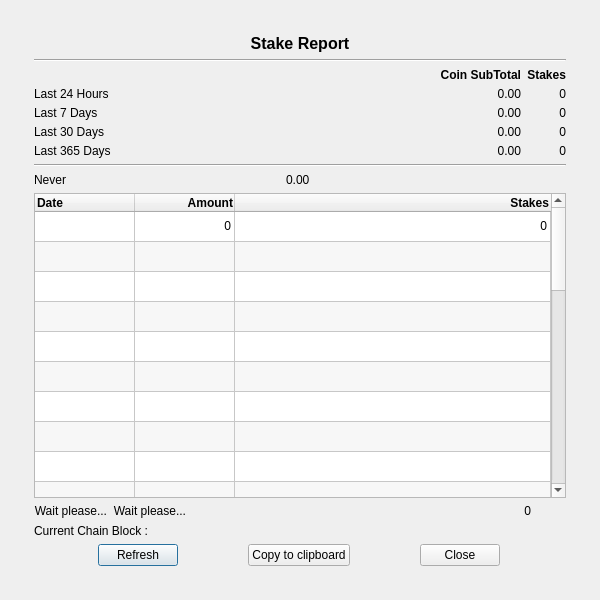
<?xml version="1.0" encoding="UTF-8"?>
<ui version="4.0">
 <class>StakeReportDialog</class>
 <widget class="QDialog" name="StakeReportDialog">
  <property name="geometry">
   <rect>
    <x>0</x>
    <y>0</y>
    <width>600</width>
    <height>600</height>
   </rect>
  </property>
  <property name="minimumSize">
   <size>
    <width>600</width>
    <height>600</height>
   </size>
  </property>
  <property name="maximumSize">
   <size>
    <width>600</width>
    <height>600</height>
   </size>
  </property>
  <property name="windowTitle">
   <string>Stake Report</string>
  </property>
  <property name="modal">
   <bool>false</bool>
  </property>
  <layout class="QGridLayout" name="gridLayout_2">
   <item row="0" column="0">
    <widget class="QFrame" name="frame">
     <property name="minimumSize">
      <size>
       <width>550</width>
       <height>550</height>
      </size>
     </property>
     <property name="maximumSize">
      <size>
       <width>550</width>
       <height>550</height>
      </size>
     </property>
     <property name="frameShape">
      <enum>QFrame::NoFrame</enum>
     </property>
     <property name="frameShadow">
      <enum>QFrame::Plain</enum>
     </property>
     <property name="lineWidth">
      <number>0</number>
     </property>
     <layout class="QVBoxLayout" name="verticalLayout">
      <item>
       <widget class="QLabel" name="label">
        <property name="minimumSize">
         <size>
          <width>200</width>
          <height>0</height>
         </size>
        </property>
        <property name="font">
         <font>
          <pointsize>12</pointsize>
          <weight>75</weight>
          <bold>true</bold>
         </font>
        </property>
        <property name="toolTip">
         <string>Earnings made by stake over time</string>
        </property>
        <property name="frameShape">
         <enum>QFrame::NoFrame</enum>
        </property>
        <property name="frameShadow">
         <enum>QFrame::Sunken</enum>
        </property>
        <property name="lineWidth">
         <number>2</number>
        </property>
        <property name="midLineWidth">
         <number>3</number>
        </property>
        <property name="text">
         <string>Stake Report</string>
        </property>
        <property name="alignment">
         <set>Qt::AlignHCenter|Qt::AlignTop</set>
        </property>
       </widget>
      </item>
      <item>
       <widget class="Line" name="line">
        <property name="orientation">
         <enum>Qt::Horizontal</enum>
        </property>
       </widget>
      </item>
      <item>
       <layout class="QGridLayout" name="gridLayout" columnstretch="3,0,0">
        <property name="verticalSpacing">
         <number>5</number>
        </property>
        <item row="0" column="1">
         <widget class="QLabel" name="L_Coin">
          <property name="font">
           <font>
            <pointsize>9</pointsize>
            <weight>75</weight>
            <bold>true</bold>
           </font>
          </property>
          <property name="text">
           <string>Coin SubTotal</string>
          </property>
          <property name="alignment">
           <set>Qt::AlignRight|Qt::AlignTrailing|Qt::AlignVCenter</set>
          </property>
          <property name="margin">
           <number>4</number>
          </property>
         </widget>
        </item>
        <item row="0" column="2">
         <widget class="QLabel" name="label_3">
          <property name="font">
           <font>
            <pointsize>9</pointsize>
            <weight>75</weight>
            <bold>true</bold>
           </font>
          </property>
          <property name="toolTip">
           <string>Blocks Staked</string>
          </property>
          <property name="text">
           <string>Stakes</string>
          </property>
          <property name="alignment">
           <set>Qt::AlignRight|Qt::AlignTrailing|Qt::AlignVCenter</set>
          </property>
          <property name="margin">
           <number>4</number>
          </property>
         </widget>
        </item>
        <item row="1" column="0">
         <widget class="QLabel" name="L1_24h">
          <property name="font">
           <font>
            <pointsize>9</pointsize>
            <weight>50</weight>
            <bold>false</bold>
           </font>
          </property>
          <property name="toolTip">
           <string/>
          </property>
          <property name="text">
           <string>Last 24 Hours</string>
          </property>
          <property name="margin">
           <number>4</number>
          </property>
         </widget>
        </item>
        <item row="1" column="1">
         <widget class="QLabel" name="Amount_24H">
          <property name="font">
           <font>
            <pointsize>9</pointsize>
            <weight>50</weight>
            <bold>false</bold>
            <kerning>false</kerning>
           </font>
          </property>
          <property name="toolTip">
           <string>Coin Earned in last 24H</string>
          </property>
          <property name="text">
           <string>0.00</string>
          </property>
          <property name="alignment">
           <set>Qt::AlignRight|Qt::AlignTrailing|Qt::AlignVCenter</set>
          </property>
          <property name="margin">
           <number>4</number>
          </property>
         </widget>
        </item>
        <item row="1" column="2">
         <widget class="QLabel" name="Stake_24H">
          <property name="font">
           <font>
            <pointsize>9</pointsize>
            <weight>50</weight>
            <bold>false</bold>
            <kerning>false</kerning>
           </font>
          </property>
          <property name="toolTip">
           <string>Stake Made in last 24H</string>
          </property>
          <property name="text">
           <string>0</string>
          </property>
          <property name="alignment">
           <set>Qt::AlignRight|Qt::AlignTrailing|Qt::AlignVCenter</set>
          </property>
          <property name="margin">
           <number>4</number>
          </property>
         </widget>
        </item>
        <item row="2" column="0">
         <widget class="QLabel" name="L2_7D">
          <property name="font">
           <font>
            <pointsize>9</pointsize>
            <weight>50</weight>
            <bold>false</bold>
           </font>
          </property>
          <property name="toolTip">
           <string/>
          </property>
          <property name="text">
           <string>Last 7 Days</string>
          </property>
          <property name="margin">
           <number>4</number>
          </property>
         </widget>
        </item>
        <item row="2" column="1">
         <widget class="QLabel" name="Amount_7D">
          <property name="font">
           <font>
            <pointsize>9</pointsize>
            <weight>50</weight>
            <bold>false</bold>
            <kerning>false</kerning>
           </font>
          </property>
          <property name="toolTip">
           <string>Coin Earned in last 7 Days</string>
          </property>
          <property name="text">
           <string>0.00</string>
          </property>
          <property name="alignment">
           <set>Qt::AlignRight|Qt::AlignTrailing|Qt::AlignVCenter</set>
          </property>
          <property name="margin">
           <number>4</number>
          </property>
         </widget>
        </item>
        <item row="2" column="2">
         <widget class="QLabel" name="Stake_7D">
          <property name="font">
           <font>
            <pointsize>9</pointsize>
            <weight>50</weight>
            <bold>false</bold>
            <kerning>false</kerning>
           </font>
          </property>
          <property name="toolTip">
           <string>Stake Made in last 7 Days</string>
          </property>
          <property name="text">
           <string>0</string>
          </property>
          <property name="alignment">
           <set>Qt::AlignRight|Qt::AlignTrailing|Qt::AlignVCenter</set>
          </property>
          <property name="margin">
           <number>4</number>
          </property>
         </widget>
        </item>
        <item row="3" column="0">
         <widget class="QLabel" name="L3_30D">
          <property name="font">
           <font>
            <pointsize>9</pointsize>
            <weight>50</weight>
            <bold>false</bold>
           </font>
          </property>
          <property name="toolTip">
           <string/>
          </property>
          <property name="text">
           <string>Last 30 Days</string>
          </property>
          <property name="margin">
           <number>4</number>
          </property>
         </widget>
        </item>
        <item row="3" column="1">
         <widget class="QLabel" name="Amount_30D">
          <property name="font">
           <font>
            <pointsize>9</pointsize>
            <weight>50</weight>
            <bold>false</bold>
            <kerning>false</kerning>
           </font>
          </property>
          <property name="toolTip">
           <string>Coin Earned in last 30 Days</string>
          </property>
          <property name="text">
           <string>0.00</string>
          </property>
          <property name="alignment">
           <set>Qt::AlignRight|Qt::AlignTrailing|Qt::AlignVCenter</set>
          </property>
          <property name="margin">
           <number>4</number>
          </property>
         </widget>
        </item>
        <item row="3" column="2">
         <widget class="QLabel" name="Stake_30D">
          <property name="font">
           <font>
            <pointsize>9</pointsize>
            <weight>50</weight>
            <bold>false</bold>
            <kerning>false</kerning>
           </font>
          </property>
          <property name="toolTip">
           <string>Stake Made in last 30 Days</string>
          </property>
          <property name="text">
           <string>0</string>
          </property>
          <property name="alignment">
           <set>Qt::AlignRight|Qt::AlignTrailing|Qt::AlignVCenter</set>
          </property>
          <property name="margin">
           <number>4</number>
          </property>
         </widget>
        </item>
        <item row="4" column="0">
         <widget class="QLabel" name="L3_30D_2">
          <property name="font">
           <font>
            <pointsize>9</pointsize>
            <weight>50</weight>
            <bold>false</bold>
           </font>
          </property>
          <property name="toolTip">
           <string/>
          </property>
          <property name="text">
           <string>Last 365 Days</string>
          </property>
          <property name="margin">
           <number>4</number>
          </property>
         </widget>
        </item>
        <item row="4" column="1">
         <widget class="QLabel" name="Amount_365D">
          <property name="font">
           <font>
            <pointsize>9</pointsize>
            <weight>50</weight>
            <bold>false</bold>
            <kerning>false</kerning>
           </font>
          </property>
          <property name="toolTip">
           <string>Coin Earned in last 365 Days</string>
          </property>
          <property name="text">
           <string>0.00</string>
          </property>
          <property name="alignment">
           <set>Qt::AlignRight|Qt::AlignTrailing|Qt::AlignVCenter</set>
          </property>
          <property name="margin">
           <number>4</number>
          </property>
         </widget>
        </item>
        <item row="4" column="2">
         <widget class="QLabel" name="Stake_365D">
          <property name="font">
           <font>
            <pointsize>9</pointsize>
            <weight>50</weight>
            <bold>false</bold>
            <kerning>false</kerning>
           </font>
          </property>
          <property name="toolTip">
           <string>Stake Made in last 365 Days</string>
          </property>
          <property name="text">
           <string>0</string>
          </property>
          <property name="alignment">
           <set>Qt::AlignRight|Qt::AlignTrailing|Qt::AlignVCenter</set>
          </property>
          <property name="margin">
           <number>4</number>
          </property>
         </widget>
        </item>
       </layout>
      </item>
      <item>
       <widget class="Line" name="line_2">
        <property name="orientation">
         <enum>Qt::Horizontal</enum>
        </property>
       </widget>
      </item>
      <item>
       <layout class="QHBoxLayout" name="horizontalLayout2" stretch="0,0">
        <property name="sizeConstraint">
         <enum>QLayout::SetDefaultConstraint</enum>
        </property>
        <property name="rightMargin">
         <number>35</number>
        </property>
        <item>
         <widget class="QLabel" name="L_LastStakeTime">
          <property name="sizePolicy">
           <sizepolicy hsizetype="Preferred" vsizetype="Preferred">
            <horstretch>0</horstretch>
            <verstretch>0</verstretch>
           </sizepolicy>
          </property>
          <property name="font">
           <font>
            <pointsize>9</pointsize>
            <weight>50</weight>
            <bold>false</bold>
           </font>
          </property>
          <property name="toolTip">
           <string>Date of the last mature Stake</string>
          </property>
          <property name="text">
           <string>Never</string>
          </property>
          <property name="alignment">
           <set>Qt::AlignLeading|Qt::AlignLeft|Qt::AlignVCenter</set>
          </property>
          <property name="margin">
           <number>2</number>
          </property>
         </widget>
        </item>
        <item>
         <widget class="QLabel" name="Amount_Last">
          <property name="sizePolicy">
           <sizepolicy hsizetype="Preferred" vsizetype="Preferred">
            <horstretch>0</horstretch>
            <verstretch>0</verstretch>
           </sizepolicy>
          </property>
          <property name="font">
           <font>
            <pointsize>9</pointsize>
            <weight>50</weight>
            <bold>false</bold>
            <kerning>false</kerning>
           </font>
          </property>
          <property name="toolTip">
           <string>Coin Earned in last mature Stake</string>
          </property>
          <property name="text">
           <string>0.00</string>
          </property>
          <property name="alignment">
           <set>Qt::AlignLeading|Qt::AlignLeft|Qt::AlignVCenter</set>
          </property>
          <property name="margin">
           <number>2</number>
          </property>
         </widget>
        </item>
       </layout>
      </item>
      <item>
       <widget class="QTableWidget" name="StakeReportTable">
        <property name="sizePolicy">
         <sizepolicy hsizetype="Expanding" vsizetype="Expanding">
          <horstretch>1</horstretch>
          <verstretch>0</verstretch>
         </sizepolicy>
        </property>
        <property name="font">
         <font>
          <weight>50</weight>
          <bold>false</bold>
         </font>
        </property>
        <property name="alternatingRowColors">
         <bool>true</bool>
        </property>
        <property name="sortingEnabled">
         <bool>true</bool>
        </property>
        <property name="rowCount">
         <number>30</number>
        </property>
        <property name="columnCount">
         <number>3</number>
        </property>
        <attribute name="horizontalHeaderStretchLastSection">
         <bool>true</bool>
        </attribute>
        <attribute name="verticalHeaderVisible">
         <bool>false</bool>
        </attribute>
        <attribute name="verticalHeaderHighlightSections">
         <bool>true</bool>
        </attribute>
        <row/>
        <row/>
        <row/>
        <row/>
        <row/>
        <row/>
        <row/>
        <row/>
        <row/>
        <row/>
        <row/>
        <row/>
        <row/>
        <row/>
        <row/>
        <row/>
        <row/>
        <row/>
        <row/>
        <row/>
        <row/>
        <row/>
        <row/>
        <row/>
        <row/>
        <row/>
        <row/>
        <row/>
        <row/>
        <row/>
        <column>
         <property name="text">
          <string>Date</string>
         </property>
         <property name="font">
          <font>
           <pointsize>9</pointsize>
           <weight>75</weight>
           <bold>true</bold>
          </font>
         </property>
         <property name="textAlignment">
          <set>AlignLeading|AlignVCenter</set>
         </property>
        </column>
        <column>
         <property name="text">
          <string>Amount</string>
         </property>
         <property name="font">
          <font>
           <pointsize>9</pointsize>
           <weight>75</weight>
           <bold>true</bold>
          </font>
         </property>
         <property name="textAlignment">
          <set>AlignTrailing|AlignVCenter</set>
         </property>
        </column>
        <column>
         <property name="text">
          <string>Stakes</string>
         </property>
         <property name="font">
          <font>
           <pointsize>9</pointsize>
           <weight>75</weight>
           <bold>true</bold>
          </font>
         </property>
         <property name="textAlignment">
          <set>AlignTrailing|AlignVCenter</set>
         </property>
        </column>
        <item row="0" column="0">
         <property name="text">
          <string/>
         </property>
         <property name="font">
          <font>
           <pointsize>9</pointsize>
          </font>
         </property>
         <property name="flags">
          <set>ItemIsSelectable|ItemIsUserCheckable|ItemIsEnabled</set>
         </property>
        </item>
        <item row="0" column="1">
         <property name="text">
          <string notr="true">0</string>
         </property>
         <property name="whatsThis">
          <string/>
         </property>
         <property name="font">
          <font>
           <pointsize>9</pointsize>
          </font>
         </property>
         <property name="textAlignment">
          <set>AlignTrailing|AlignVCenter</set>
         </property>
         <property name="flags">
          <set>ItemIsSelectable|ItemIsUserCheckable|ItemIsEnabled</set>
         </property>
        </item>
        <item row="0" column="2">
         <property name="text">
          <string notr="true">0</string>
         </property>
         <property name="font">
          <font>
           <pointsize>9</pointsize>
          </font>
         </property>
         <property name="textAlignment">
          <set>AlignTrailing|AlignVCenter</set>
         </property>
         <property name="flags">
          <set>ItemIsSelectable|ItemIsUserCheckable|ItemIsEnabled</set>
         </property>
        </item>
       </widget>
      </item>
      <item>
       <layout class="QGridLayout" name="gridLayout2" columnstretch="0,0,3">
        <property name="rightMargin">
         <number>35</number>
        </property>
        <item row="0" column="0">
         <widget class="QLabel" name="TimeTook">
          <property name="font">
           <font>
            <pointsize>9</pointsize>
            <weight>50</weight>
            <bold>false</bold>
           </font>
          </property>
          <property name="toolTip">
           <string>Time took to retrieve the data</string>
          </property>
          <property name="text">
           <string>Wait please...</string>
          </property>
          <property name="alignment">
           <set>Qt::AlignLeading|Qt::AlignLeft|Qt::AlignRight|Qt::AlignTrailing|Qt::AlignVCenter</set>
          </property>
          <property name="margin">
           <number>4</number>
          </property>
         </widget>
        </item>
        <item row="0" column="1">
         <widget class="QLabel" name="TimeTook_2">
          <property name="font">
           <font>
            <pointsize>9</pointsize>
            <weight>50</weight>
            <bold>false</bold>
           </font>
          </property>
          <property name="toolTip">
           <string>Time took to refresh dialog</string>
          </property>
          <property name="text">
           <string>Wait please...</string>
          </property>
          <property name="alignment">
           <set>Qt::AlignLeading|Qt::AlignLeft|Qt::AlignRight|Qt::AlignTrailing|Qt::AlignVCenter</set>
          </property>
          <property name="margin">
           <number>4</number>
          </property>
         </widget>
        </item>
        <item row="0" column="2">
         <widget class="QLabel" name="Stake_Counted">
          <property name="font">
           <font>
            <pointsize>9</pointsize>
            <weight>50</weight>
            <bold>false</bold>
           </font>
          </property>
          <property name="toolTip">
           <string>Total Stakes Analyzed</string>
          </property>
          <property name="text">
           <string>0</string>
          </property>
          <property name="alignment">
           <set>Qt::AlignLeading|Qt::AlignLeft|Qt::AlignRight|Qt::AlignTrailing|Qt::AlignVCenter</set>
          </property>
          <property name="margin">
           <number>4</number>
          </property>
         </widget>
        </item>
       </layout>
      </item>
      <item>
       <widget class="QLabel" name="L_CurrentBlock">
        <property name="font">
         <font>
          <pointsize>9</pointsize>
          <weight>50</weight>
          <bold>false</bold>
         </font>
        </property>
        <property name="toolTip">
         <string>Data of the current block.</string>
        </property>
        <property name="text">
         <string>Current Chain Block :</string>
        </property>
        <property name="alignment">
         <set>Qt::AlignLeading|Qt::AlignLeft|Qt::AlignVCenter</set>
        </property>
        <property name="margin">
         <number>2</number>
        </property>
       </widget>
      </item>
      <item>
       <layout class="QHBoxLayout" name="horizontalLayout" stretch="1,2,1">
        <property name="sizeConstraint">
         <enum>QLayout::SetDefaultConstraint</enum>
        </property>
        <item>
         <widget class="QPushButton" name="button_Refresh">
          <property name="sizePolicy">
           <sizepolicy hsizetype="Maximum" vsizetype="Fixed">
            <horstretch>0</horstretch>
            <verstretch>0</verstretch>
           </sizepolicy>
          </property>
          <property name="toolTip">
           <string>Refresh the data</string>
          </property>
          <property name="text">
           <string>Refresh</string>
          </property>
         </widget>
        </item>
        <item>
         <widget class="QPushButton" name="CopytoClipboard">
          <property name="sizePolicy">
           <sizepolicy hsizetype="Fixed" vsizetype="Fixed">
            <horstretch>0</horstretch>
            <verstretch>0</verstretch>
           </sizepolicy>
          </property>
          <property name="minimumSize">
           <size>
            <width>100</width>
            <height>0</height>
           </size>
          </property>
          <property name="toolTip">
           <string>Copy Report to ClipBoard</string>
          </property>
          <property name="text">
           <string>Copy to clipboard</string>
          </property>
         </widget>
        </item>
        <item>
         <widget class="QDialogButtonBox" name="buttonBox">
          <property name="sizePolicy">
           <sizepolicy hsizetype="Maximum" vsizetype="Fixed">
            <horstretch>0</horstretch>
            <verstretch>0</verstretch>
           </sizepolicy>
          </property>
          <property name="toolTip">
           <string>Close the dialog</string>
          </property>
          <property name="orientation">
           <enum>Qt::Horizontal</enum>
          </property>
          <property name="standardButtons">
           <set>QDialogButtonBox::Close</set>
          </property>
          <property name="centerButtons">
           <bool>true</bool>
          </property>
         </widget>
        </item>
       </layout>
      </item>
     </layout>
    </widget>
   </item>
  </layout>
 </widget>
 <resources/>
 <connections>
  <connection>
   <sender>buttonBox</sender>
   <signal>clicked(QAbstractButton*)</signal>
   <receiver>StakeReportDialog</receiver>
   <slot>close()</slot>
   <hints>
    <hint type="sourcelabel">
     <x>338</x>
     <y>524</y>
    </hint>
    <hint type="destinationlabel">
     <x>215</x>
     <y>276</y>
    </hint>
   </hints>
  </connection>
 </connections>
</ui>
